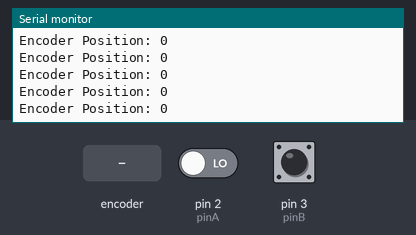
The sketch below on a simulated Arduino Uno, built with avr-gcc and run on an emulated ATmega328P. Parts: the last lines printed to the serial monitor. Inputs (shaded band) come from the test bench; at power-on: pin 2 (pinA) LOW, pin 3 (pinB) HIGH.

Above: at 1.2 s.
1.3 s: rotary encoder on pin 2 (pinA) / pin 3 (pinB) turned 1 step (first pin leading)
At 2.1 s:
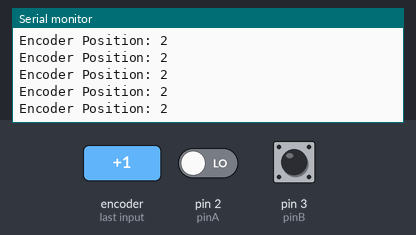
4.5 s: rotary encoder on pin 2 (pinA) / pin 3 (pinB) turned 1 step (first pin leading)
At 5.4 s:
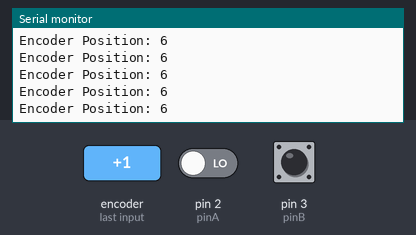
6.2 s: rotary encoder on pin 2 (pinA) / pin 3 (pinB) turned 1 step (first pin leading)
At 6.32 s:
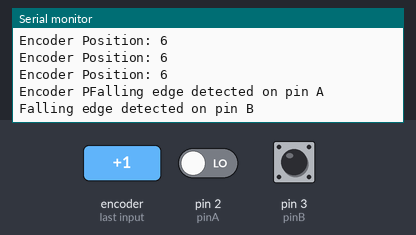
7.9 s: rotary encoder on pin 2 (pinA) / pin 3 (pinB) turned 1 step (first pin leading)
At 8.9 s:
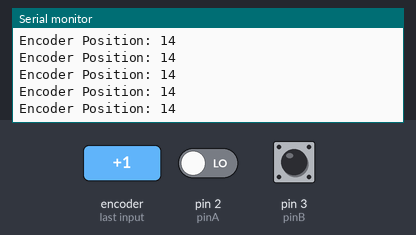
11.1 s: rotary encoder on pin 2 (pinA) / pin 3 (pinB) turned 1 step (first pin leading)
At 11.8 s:
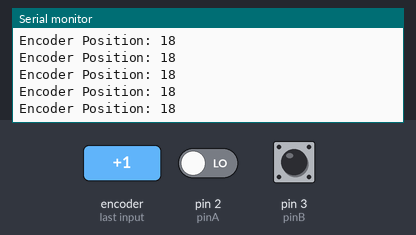
Timing chart, 0 to 14.1 s (numbered marks = the images above; inputs shaded):
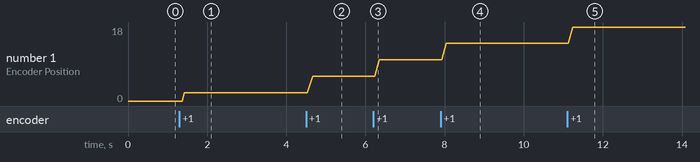

The sketch:

x4_encoding.ino
```cpp
// Pin definitions
const int pinA = 2; // Connect to A pin of rotary encoder
const int pinB = 3; // Connect to B pin of rotary encoder

volatile int encoderPos = 0; // Position of the encoder
volatile int lastA = LOW; // Previous state of A pin
volatile int lastB = LOW; // Previous state of B pin

void setup() {
  Serial.begin(9600);

  // Set pin modes
  pinMode(pinA, INPUT);
  pinMode(pinB, INPUT);

  // Attach interrupts
  attachInterrupt(digitalPinToInterrupt(pinA), updateEncoder, CHANGE);
  attachInterrupt(digitalPinToInterrupt(pinB), updateEncoder, CHANGE);
}

void loop() {
  // Print the current position
  Serial.print("Encoder Position: ");
  Serial.println(encoderPos);
  delay(10); // Adjust delay as needed
}

void updateEncoder() {
  // Read the current states of pin A and pin B
  int stateA = digitalRead(pinA);
  int stateB = digitalRead(pinB);

  // Detect rising and falling edges on pin A
  if (stateA == HIGH && lastA == LOW) {
    Serial.println("Rising edge detected on pin A");
    if (stateB == LOW) {
      encoderPos++; // Clockwise
    } else {
      encoderPos--; // Counter-clockwise
    }
  } else if (stateA == LOW && lastA == HIGH) {
    Serial.println("Falling edge detected on pin A");
    if (stateB == HIGH) {
      encoderPos++; // Clockwise
    } else {
      encoderPos--; // Counter-clockwise
    }
  }

  // Detect rising and falling edges on pin B
  if (stateB == HIGH && lastB == LOW) {
    Serial.println("Rising edge detected on pin B");
    if (stateA == HIGH) {
      encoderPos++; // Clockwise
    } else {
      encoderPos--; // Counter-clockwise
    }
  } else if (stateB == LOW && lastB == HIGH) {
    Serial.println("Falling edge detected on pin B");
    if (stateA == LOW) {
      encoderPos++; // Clockwise
    } else {
      encoderPos--; // Counter-clockwise
    }
  }

  // Update last states
  lastA = stateA;
  lastB = stateB;
}
```

Measured:
- after the input at 1.3 s, the serial monitor: prints a new line after 0.10 s (image 1)
- after the input at 4.5 s, the serial monitor: prints a new line after 0.05 s (image 2)
- after the input at 6.2 s, the serial monitor: prints a new line after 0.06 s (image 3)
- after the input at 7.9 s, the serial monitor: prints a new line after 0.05 s (image 4)
- after the input at 11.1 s, the serial monitor: prints a new line after 0.05 s (image 5)
- plotted number 1: 0 → 2 after the input at 1.3 s, 2 → 6 after the input at 4.5 s, 6 → 10 after the input at 6.2 s, 10 → 14 after the input at 7.9 s, 14 → 18 after the input at 11.1 s
